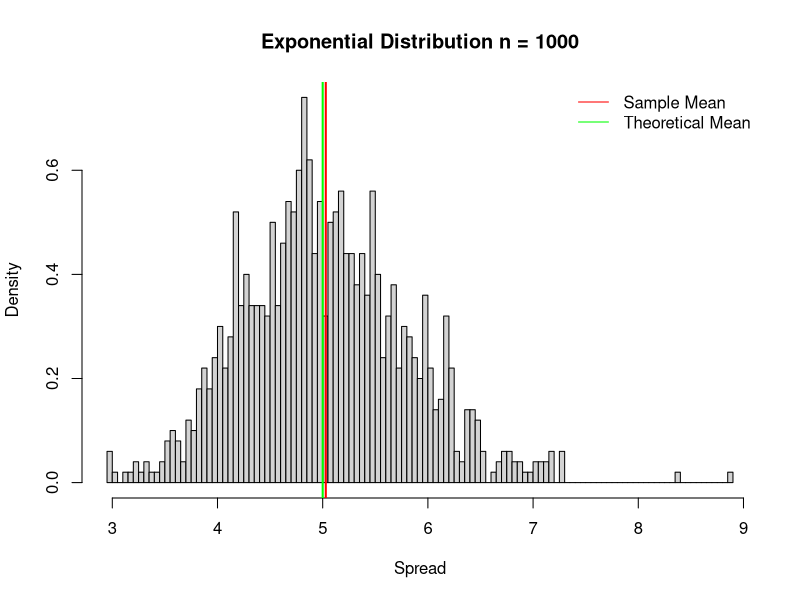
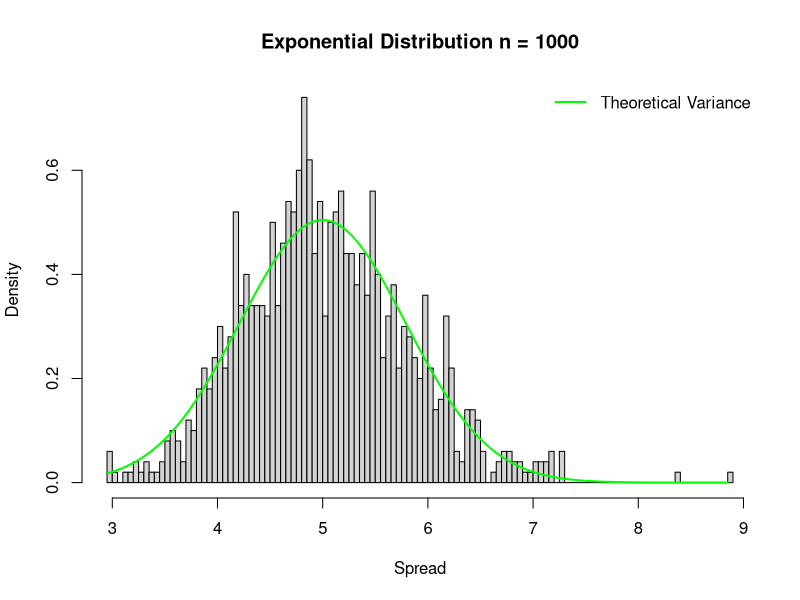
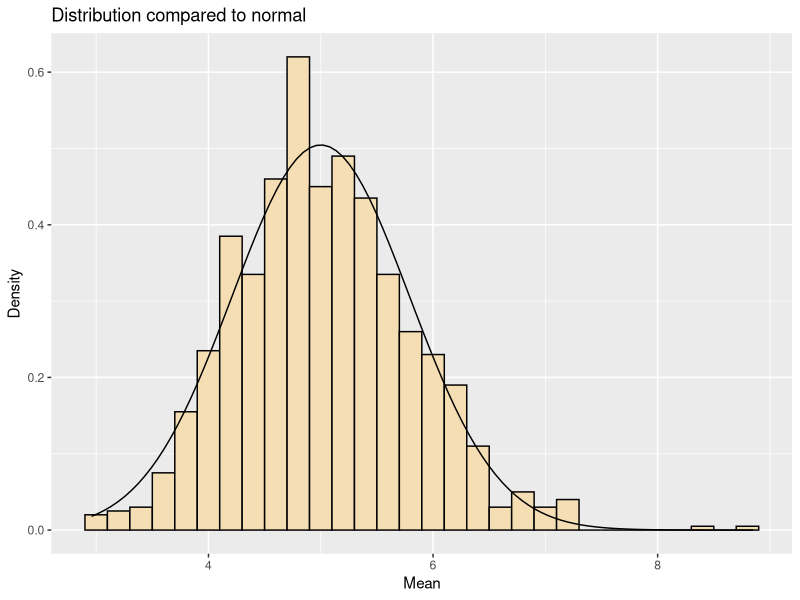

Write the R code that produced these figures, in order.
## ---- chunk 1
knitr::opts_chunk$set(echo = TRUE)
## ---- chunk 2
library(ggplot2)
set.seed(2000)
lambda <- 0.2
exp <- 40
sim <- data.frame(Mean=numeric(0))
## ---- chunk 3
for (i in 1:1000) { sim <- rbind(sim, mean(rexp(exp, lambda))) }
names(sim) <- "Mean"
## ---- chunk 4
sampleMean <- mean(sim$Mean)
print(sprintf("The sample mean converged to: %f", sampleMean))
## ---- chunk 5
theoreticalMean <- lambda^-1
print(sprintf("The theoretical mean converged to: %f", theoreticalMean))
## ---- chunk 6
abs(sampleMean-theoreticalMean)
## ---- chunk 7
hist(sim$Mean, 
     breaks = 100, 
     prob = TRUE, 
     main="Exponential Distribution n = 1000", 
     xlab="Spread")
     abline(v = sampleMean,col="red",lwd = 2)
     abline(v = theoreticalMean,col="green",lwd = 2)

     legend('topright', c("Sample Mean", "Theoretical Mean"), 
            bty = "n", lty = c(1,1), col = c(col = "red", col = "green"))
## ---- chunk 8
sampleVariance <- var(sim$Mean)
print(sprintf("The sample variance: %f", sampleVariance))
## ---- chunk 9
theoreticalVariance <- (lambda * sqrt(exp))^-2
print(sprintf("The theoretical variance: %f", theoreticalVariance))
## ---- chunk 10
abs(sampleVariance-theoreticalVariance)
## ---- chunk 11
  hist(sim$Mean, 
        breaks = 100, 
        prob = TRUE, 
        main = "Exponential Distribution n = 1000", 
        xlab = "Spread")
        xfit <- seq(min(sim$Mean), max(sim$Mean), length = 100)
        yfit <- dnorm(xfit, mean = 1/lambda, sd = (1/lambda/sqrt(40)))
        lines(xfit, yfit, pch = 22, col = "green", lwd = 2)
        legend('topright', c("Theoretical Variance"), 
        lty = 1,lwd = 2, bty = "n", col = "green")
## ---- chunk 12
ggplot(data.frame(y=sim$Mean), aes(x=y)) + 
  geom_histogram(aes(y=..density..), binwidth=0.2, fill="wheat", color="black") +
  stat_function(fun=dnorm, args=list(mean=lambda^-1, sd=(lambda*sqrt(exp))^-1)) +
  labs(title="Distribution compared to normal", x="Mean", y="Density")
